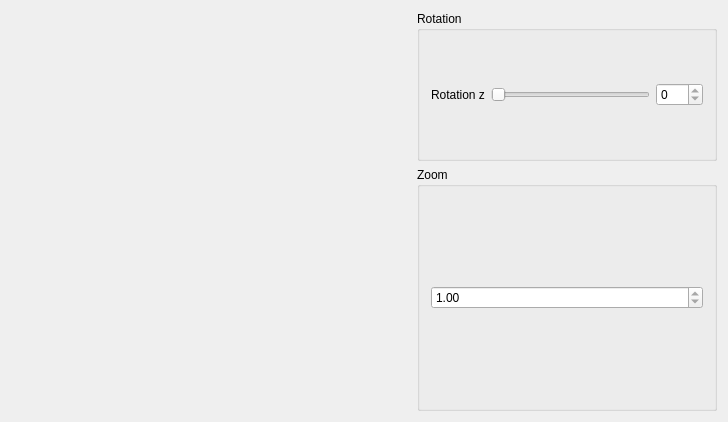
<?xml version="1.0" encoding="UTF-8"?>
<ui version="4.0">
 <class>MainWindow</class>
 <widget class="QMainWindow" name="MainWindow">
  <property name="geometry">
   <rect>
    <x>0</x>
    <y>0</y>
    <width>726</width>
    <height>418</height>
   </rect>
  </property>
  <property name="sizePolicy">
   <sizepolicy hsizetype="MinimumExpanding" vsizetype="MinimumExpanding">
    <horstretch>0</horstretch>
    <verstretch>0</verstretch>
   </sizepolicy>
  </property>
  <property name="windowTitle">
   <string>Computer Grafik</string>
  </property>
  <widget class="QWidget" name="centralWidget">
   <layout class="QHBoxLayout" name="horizontalLayout">
    <item>
     <widget class="MyGLWidget" name="NewWidget" native="true">
      <property name="sizePolicy">
       <sizepolicy hsizetype="Expanding" vsizetype="Expanding">
        <horstretch>0</horstretch>
        <verstretch>0</verstretch>
       </sizepolicy>
      </property>
      <property name="minimumSize">
       <size>
        <width>400</width>
        <height>400</height>
       </size>
      </property>
     </widget>
    </item>
    <item>
     <layout class="QVBoxLayout" name="vblControls">
      <property name="sizeConstraint">
       <enum>QLayout::SetDefaultConstraint</enum>
      </property>
      <item>
       <widget class="QGroupBox" name="gbxRoation">
        <property name="minimumSize">
         <size>
          <width>300</width>
          <height>150</height>
         </size>
        </property>
        <property name="maximumSize">
         <size>
          <width>400</width>
          <height>150</height>
         </size>
        </property>
        <property name="title">
         <string>Rotation</string>
        </property>
        <layout class="QVBoxLayout" name="verticalLayout">
         <item>
          <layout class="QHBoxLayout" name="hblRotationZ">
           <item alignment="Qt::AlignLeft">
            <widget class="QLabel" name="lblRotationZ">
             <property name="text">
              <string>Rotation z</string>
             </property>
            </widget>
           </item>
           <item>
            <widget class="QSlider" name="sldRotationZ">
             <property name="maximum">
              <number>359</number>
             </property>
             <property name="orientation">
              <enum>Qt::Horizontal</enum>
             </property>
            </widget>
           </item>
           <item>
            <widget class="QSpinBox" name="sbxRotationZ">
             <property name="readOnly">
              <bool>true</bool>
             </property>
             <property name="maximum">
              <number>359</number>
             </property>
            </widget>
           </item>
          </layout>
         </item>
        </layout>
       </widget>
      </item>
      <item>
       <widget class="QGroupBox" name="gbxZoom">
        <property name="title">
         <string>Zoom</string>
        </property>
        <layout class="QVBoxLayout" name="verticalLayout_2">
         <item>
          <layout class="QHBoxLayout" name="hblZoom">
           <item>
            <widget class="QDoubleSpinBox" name="sldZoom">
             <property name="readOnly">
              <bool>true</bool>
             </property>
             <property name="minimum">
              <double>0.000000000000000</double>
             </property>
             <property name="maximum">
              <double>10.000000000000000</double>
             </property>
             <property name="singleStep">
              <double>0.100000000000000</double>
             </property>
             <property name="value">
              <double>1.000000000000000</double>
             </property>
            </widget>
           </item>
          </layout>
         </item>
        </layout>
       </widget>
      </item>
     </layout>
    </item>
   </layout>
  </widget>
 </widget>
 <layoutdefault spacing="6" margin="11"/>
 <customwidgets>
  <customwidget>
   <class>MyGLWidget</class>
   <extends>QWidget</extends>
   <header>myglwidget.h</header>
   <container>1</container>
   <slots>
    <signal>zoomChanged(double)</signal>
    <slot>receiveRotationZ(int)</slot>
   </slots>
  </customwidget>
 </customwidgets>
 <resources/>
 <connections>
  <connection>
   <sender>sldRotationZ</sender>
   <signal>valueChanged(int)</signal>
   <receiver>sbxRotationZ</receiver>
   <slot>setValue(int)</slot>
   <hints>
    <hint type="sourcelabel">
     <x>639</x>
     <y>101</y>
    </hint>
    <hint type="destinationlabel">
     <x>702</x>
     <y>107</y>
    </hint>
   </hints>
  </connection>
  <connection>
   <sender>sldRotationZ</sender>
   <signal>valueChanged(int)</signal>
   <receiver>NewWidget</receiver>
   <slot>receiveRotationZ(int)</slot>
   <hints>
    <hint type="sourcelabel">
     <x>639</x>
     <y>101</y>
    </hint>
    <hint type="destinationlabel">
     <x>374</x>
     <y>230</y>
    </hint>
   </hints>
  </connection>
  <connection>
   <sender>NewWidget</sender>
   <signal>zoomChanged(double)</signal>
   <receiver>sldZoom</receiver>
   <slot>setValue(double)</slot>
   <hints>
    <hint type="sourcelabel">
     <x>281</x>
     <y>340</y>
    </hint>
    <hint type="destinationlabel">
     <x>533</x>
     <y>304</y>
    </hint>
   </hints>
  </connection>
 </connections>
</ui>
